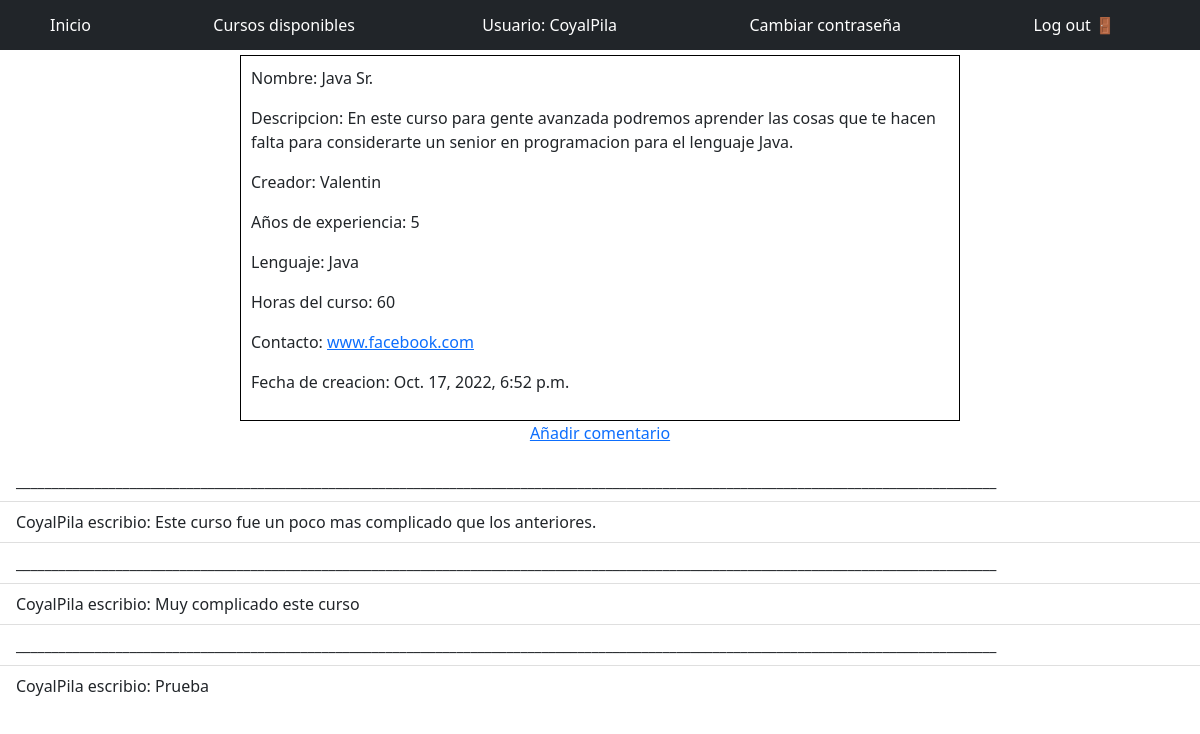
The page /curso/2/ (signed in) on the database its author committed.
### users/models.py (models this page shows)
class CostumUser(AbstractUser):
    Nombre = models.CharField(max_length=30)
    edad = models.IntegerField(null=True, blank=True)
    pais = models.CharField(max_length=30)

### Cursos/models.py (models this page shows, shortened)
class Curso(models.Model):
    Nombre = models.CharField(max_length=50)
    Descripcion = models.TextField(max_length=300)
    Creador = models.ForeignKey(get_user_model(), on_delete=models.CASCADE)
    Experiencia = models.IntegerField()
    Lenguaje = models.ForeignKey(Lenguaje, on_delete=models.CASCADE)
    Horas = models.IntegerField()
    Contacto = models.CharField(max_length=50)
    FechaCreacion = models.DateTimeField(auto_now_add=True)

class Lenguaje(models.Model):
    Nombre = models.CharField(max_length=50)
    Historia = models.TextField(max_length=200)
    def __str__(self):
        return self.Nombre

class Comentarios(models.Model):
    curso = models.ForeignKey(
        Curso,
        on_delete = models.CASCADE,
        related_name='comentarios',
    )
    comentario = models.CharField(max_length=200)
    creador = models.ForeignKey(
        get_user_model(),
        on_delete = models.CASCADE,
    )

### Cursos/views.py (the view)
# urls.py: path('curso/<int:pk>/', CursosPageDetail.as_view(), name='curso_detalle'),
class CursosPageDetail(DetailView):
    template_name = 'cursos_detalle.html'
    model = Curso
    context_object_name = 'Curso_Completo'

### Cursos/templates/cursos_detalle.html (shortened to what this page needs)
{% extends 'base.html' %}
{% block content %}
    <div style="margin:auto; width: 60%; border: 1px solid #000000; padding: 10px; margin-top: 5px;">
        <p class="">Nombre: {{Curso_Completo.Nombre}}</p>
        <p class="">Descripcion: {{Curso_Completo.Descripcion}}</p>
        <p class="">Creador: {{Curso_Completo.Creador}}</p>
        <p class="">Años de experiencia: {{Curso_Completo.Experiencia}}</p>
        <p class="">Lenguaje: {{Curso_Completo.Lenguaje}}</p>
        <p class="">Horas del curso: {{Curso_Completo.Horas}}</p>
        <p class="">Contacto: <a href="#">{{Curso_Completo.Contacto}}</a></p>
        <p class="">Fecha de creacion: {{Curso_Completo.FechaCreacion}}</p>
    </div>
    {% if user.is_superuser %}
        <p class="text-center">
            <a href="{% url 'curso_editar' Curso_Completo.pk %}">Editar Curso</a> |
            <a href="{% url 'curso_delete' Curso_Completo.pk %}">Eliminar Curso</a> |
            <a href="{% url 'comentarios_nuevo' Curso_Completo.pk %}">Añadir comentario</a>
        </p>
        <ul class="list-group list-group-flush">
            {% for comentario in Curso_Completo.comentarios.all %}
                <li class="list-group-item">__________________________________________________________________________________________________________________________________________</li>
                <li class="list-group-item">{{comentario.creador}} escribio: {{comentario.comentario}}
                    <a href="#" style="text-align: right;">Eliminar</a>
                </li>
            {% endfor %}
        </ul>
    {% else %}
        <p class="text-center">
            <a href="{% url 'comentarios_nuevo' Curso_Completo.pk %}">Añadir comentario</a>
        </p>
        <ul class="list-group list-group-flush">
            {% for comentario in Curso_Completo.comentarios.all %}
            <li class="list-group-item">__________________________________________________________________________________________________________________________________________</li>
            <li class="list-group-item">{{comentario.creador}} escribio: {{comentario.comentario}}</li>
            {% endfor %}
        </ul>
    {% endif %}
{% endblock %}

### Cursos/templates/base.html (shortened to what this page needs)
{% load static %}
<header>
    <link rel="stylesheet" href="{% static 'css/bootcss/bootstrap.css' %}">
    <nav class="navbar navbar-dark bg-dark">
    {% if user.is_authenticated %}
        {% if user.is_superuser %}
            <a class="nav-link" style="color: white; margin-left: 50px;" href="{% url 'home' %}">Inicio</a>
            <a class="nav-link" href="{% url 'curso' %}" style="color: white;">Cursos disponibles</a>
            <a class="nav-link" href="{% url 'curso_nuevo' %}" style="color: white;">Añadir Curso</a>
            <a class="nav-link disabled" style="color: white; padding: 5px;">Usuario: {{ user.username }}</a>
            <a class="nav-link" href="{% url 'admin:password_change' %}" style="color: white; padding: 5px;">Cambiar contraseña</a>
            <a class="nav-link" style="color: white; margin-right: 80px; padding: 5px;" href="{% url 'logout' %}">Log out 🚪</a>
        {% else %}
            <a class="nav-link" style="color: white; margin-left: 50px;" href="{% url 'home' %}">Inicio</a>
            <a class="nav-link" href="{% url 'curso' %}" style="color: white;">Cursos disponibles</a>
            <a class="nav-link disabled" style="color: white; padding: 5px;">Usuario: {{ user.username }}</a>
            <a class="nav-link" href="{% url 'admin:password_change' %}" style="color: white; padding: 5px;">Cambiar contraseña</a>
            <a class="nav-link" style="color: white; margin-right: 80px; padding: 5px;" href="{% url 'logout' %}">Log out 🚪</a>
        {% endif %}
    {% else %}
        <a class="nav-link" style="color: white; margin-left: 30px; padding: 5px;" href="{% url 'login' %}"> Login 👤</a>
        <a class="nav-link" style="color: white; margin-right: 30px; padding: 5px;" href="{% url 'signup' %}"> Registrarse 📖</a>
    {% endif %}
    </nav>
</header>
{% block content %}
{% endblock content %}

### rows shown on the page
CostumUser: username "CoyalPila"
Curso: Nombre "Java Sr.", Descripcion "En este curso para gente avanzada podremos aprender las cosas que te hacen falta para considerarte un senior en programacion para el lenguaje Java.", Creador "Valentin", Experiencia "5", Lenguaje "Java", Horas "60", Contacto "www.facebook.com", FechaCreacion "Oct. 17, 2022, 6:52 p.m."
Comentarios: creador "CoyalPila", comentario "Este curso fue un poco mas complicado que los anteriores."
Comentarios: creador "CoyalPila", comentario "Muy complicado este curso"
Comentarios: creador "CoyalPila", comentario "Prueba"
